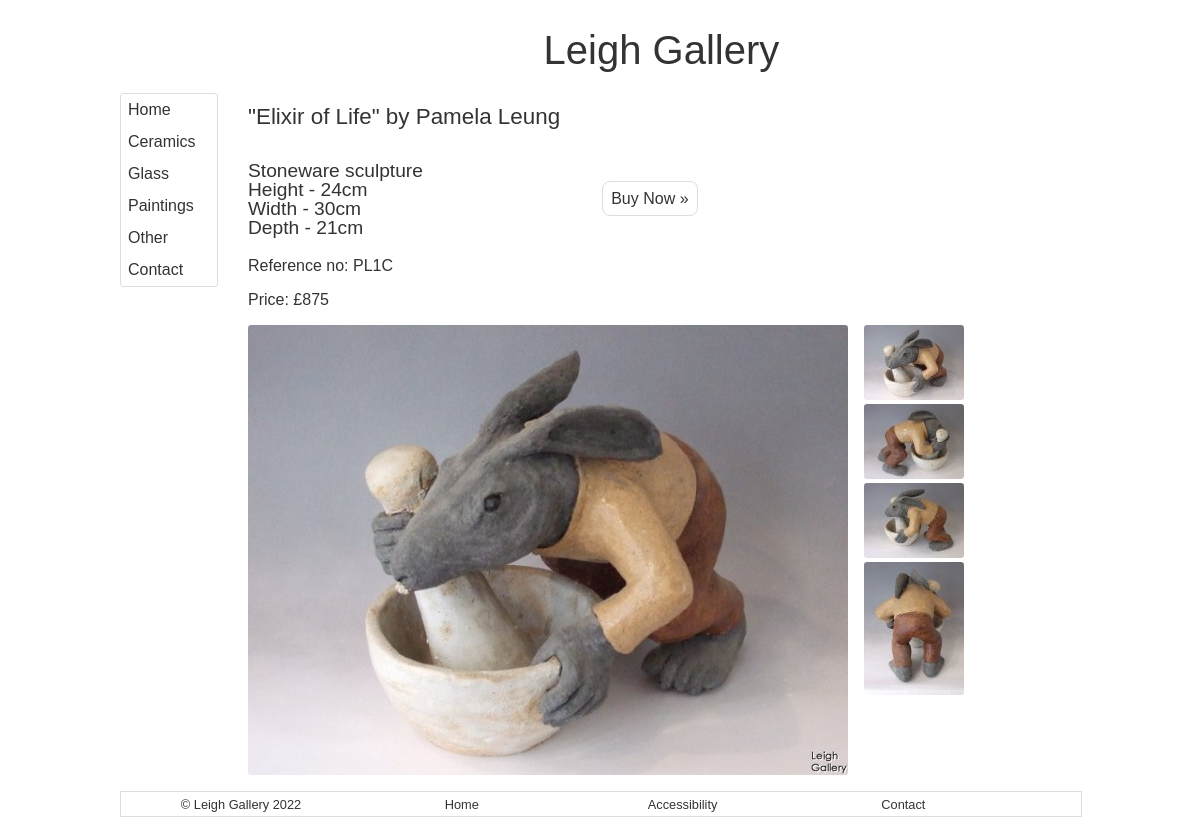
Screenshot of /art-gallery-hastings/detail/?id=1172&pic=1165 with the database file from the repository.
### tables this page shows
CREATE TABLE `product` (
  `product_id` int(5) NOT NULL,
  `product_name` varchar(255) NOT NULL DEFAULT '',
  `product_desc` longtext NOT NULL,
  `product_artist_no` int(5) NOT NULL DEFAULT '0',
  `product_price` varchar(50) NOT NULL DEFAULT '',
  `product_type_no` int(5) NOT NULL DEFAULT '0',
  `product_pic` varchar(50) NOT NULL DEFAULT '',
  `product_star` char(1) NOT NULL DEFAULT '',
  `product_ref` varchar(15) NOT NULL DEFAULT ''
);

CREATE TABLE `artist_new` (
  `artist_id` int(5) NOT NULL,
  `artist_name` varchar(255) NOT NULL DEFAULT '',
  `artist_surname` varchar(255) NOT NULL,
  `artist_desc` longtext NOT NULL,
  `artist_home` int(1) NOT NULL DEFAULT '0'
);

CREATE TABLE `pic` (
  `pic_id` int(11) NOT NULL,
  `pic_product_no` int(11) NOT NULL,
  `pic_name` varchar(255) NOT NULL,
  `pic_x` int(5) NOT NULL,
  `pic_y` int(5) NOT NULL,
  `pic_star` int(1) NOT NULL DEFAULT '0',
  `pic_order` int(1) NOT NULL DEFAULT '0'
);

### includes/conn/conngrunt_front.php (called while the page is built, shortened)
<?php
isset($_REQUEST['id']) ? $intId = intval(($_REQUEST['id'])):$intId='';
isset($_REQUEST['pic']) ? $intPic = intval(($_REQUEST['pic'])):$intPic='';
?>

### art-gallery-hastings/detail/index.php (the view, shortened to what this page needs)
<?php
include '../../includes/conn/conngrunt_front.php';
$sqlProd = "SELECT
		product_name, product_desc, type_name, product_price, product_ref,
		pic_name,
		artist_name, artist_surname, pic_y
	FROM product
	INNER JOIN pic ON pic_product_no = product_id
	INNER JOIN artist_new ON artist_id = product_artist_no
	INNER JOIN type on type_id = product_type_no
	WHERE product_id = $intId";
if ( $intPic <> '' ) {
		$sqlProd .="
	AND pic_id = $intPic";
}
$sqlProd .=" ORDER BY pic_id";
$sthProd = $pdo->query($sqlProd);
$productRow = $sthProd->fetch(PDO::FETCH_ASSOC);
$strPageName = $productRow['product_name'] . ' by ' . $productRow['artist_name'] . ' ' . $productRow['artist_surname'];
?>
<!DOCTYPE html>
<html lang="en">
<head>
	<link href="../../includes/css/jk-02.css" rel="stylesheet" type="text/css" />
</head>
<body>
<?php
include '../../includes/php/top.php';
?>
			<div>
				<h1><?= $strPageName;?></h1>
				<div class="row">
					<div class="product-detail half">
						<pre><?= $productRow['product_desc'];?></pre>
						<p>Reference no: <?= $productRow['product_ref'];?></p>
						<p>Price: <?= $productRow['product_price'];?></p>
					</div>
					<div class="buy">
						<p><a href="../../contact/" class="btn">Buy Now  &raquo;</a></p>
					</div>
				</div>
				<div class="row">
					<div class="scroll">
						<div id="magnify">
							<img itemprop="image" class="small" id="small" alt="<?= $productRow['artist_name'];?> <?= $productRow['artist_surname'];?> - <?= $productRow['product_name'];?>" src="../../img/products/<?= $intId ?>/med_<?= $productRow['pic_name'] ?>" />
						</div>
					</div>
					<div class="details">
<?php
	$sqlPic = "SELECT * FROM pic WHERE pic_product_no = $intId ORDER BY pic_id ASC";
	$sthPic = $pdo->query($sqlPic);
	$i=0;
	while ( $picRow = $sthPic->fetch(PDO::FETCH_ASSOC) )
		{
			$i++;
?>
						<a href="../detail/?id=<?= $picRow['pic_product_no'] ?>&amp;pic=<?= $picRow['pic_id'] ?>">
							<img src="../../img/products/<?= $picRow['pic_product_no'] ?>/thumb_<?= $picRow['pic_name'] ?>" alt="<?= $productRow['artist_name'];?> <?= $productRow['artist_surname'];?> - <?= $productRow['product_name'] .' (' . $i;?>)" />
						</a>
<?php
		}
?>
					</div>
				</div>
			</div>
		</div>
<?php
include '../../includes/php/footer.php';
?>
</body>
</html>

### includes/css/jk-02.css (style rules this page uses)
a { color: #333; text-decoration: none; width: 100% ; }
body { color: #333; font-family: Arial, Helvetica, sans-serif; }
h1 { font-size: 1.4em; }
h1,h2 { margin: 0.5em 0; }
h1,h2,strong { font-weight: normal; }
nav ul, footer ul, .btn, .day { background-color:hsla(206,78,98, 100%); border:1px solid #DDD; }
nav ul,img { border-radius: 0.2em; }
.btn { border-radius: 0.5em; padding: 0.5em; text-decoration: none; vertical-align: middle; cursor: pointer; }
.buy { padding: 2em; }
.details { margin-left: 1em; width: 100px; }
.half { width: 43%; margin-right: 2%; }
pre { font-size:1.2em; line-height:1; font-family: Arial, Helvetica, sans-serif; }
.row { display: flex; }

### rows the page displays
product: product_name.artist_surname "\"Elixir of Life\" by Pamela Leung", product_desc "Stoneware sculpture Height - 24cm Width - 30cm Depth - 21cm", product_ref "PL1C", product_price "£875", pic.pic_name (picture)
pic: pic_product_no+pic_name (picture)
pic: pic_product_no+pic_name (picture)
pic: pic_product_no+pic_name (picture)
pic: pic_product_no+pic_name (picture)
